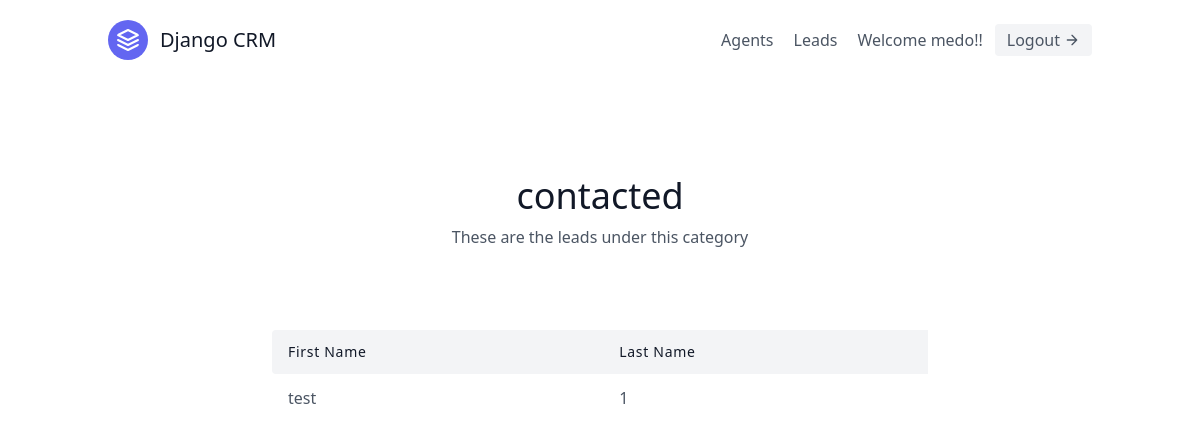
The page /base/categories/1/ (signed in) on the database as committed earlier.
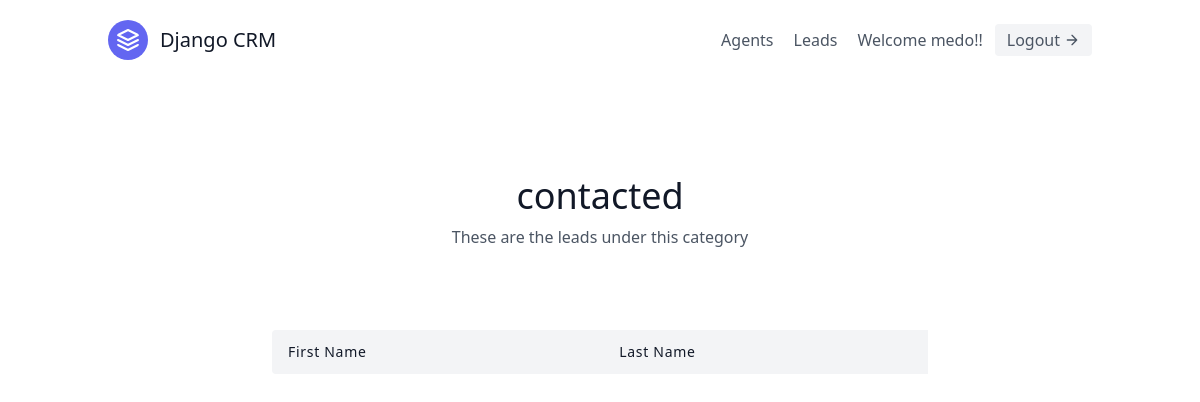
The same page on the database as committed later.
### base/models.py (models this page shows, shortened)
class Lead(models.Model):
    first_name = models.CharField(max_length= 30)
    last_name = models.CharField(max_length= 30)
    age = models.IntegerField(default=0)
    organisation = models.ForeignKey(UserProfile, on_delete=models.CASCADE)
    agent = models.ForeignKey("Agent", null= True, blank= True, on_delete= models.SET_NULL)
    category = models.ForeignKey('Category', related_name='leads', null= True, blank= True, on_delete=models.SET_NULL)
    description = models.TextField()
    date_added = models.DateTimeField(auto_now_add= True)
    phone_number = models.CharField(max_length=15)
    email = models.EmailField()

### base/views.py (the view)
# urls.py: path('categories/<int:pk>/', CategoryDetailView.as_view(), name='category-detail'),
class CategoryDetailView(LoginRequiredMixin, DetailView):
    template_name = 'base/category_detail.html'
    context_object_name = 'category'
    def get_queryset(self):
        user = self.request.user
        if user.is_organisor:
            queryset = Category.objects.filter(organisation = user.userprofile)
        else:
            queryset = Category.objects.filter(organisation= user.agent.organisation)
        return queryset

### base/templates/base/category_detail.html
{% extends 'base.html' %}
{% block content %}
    <section class="text-gray-600 body-font">
    <div class="container px-5 py-24 mx-auto">
        <div class="flex flex-col text-center w-full mb-20">
        <h1 class="sm:text-4xl text-3xl font-medium title-font mb-2 text-gray-900">{{ category.name }}</h1>
        <p class="lg:w-2/3 mx-auto leading-relaxed text-base">
            These are the leads under this category
        </p>
        </div>
        <div class="lg:w-2/3 w-full mx-auto overflow-auto">
        <table class="table-auto w-full text-left whitespace-no-wrap">
            <thead>
            <tr>
                <th class="px-4 py-3 title-font tracking-wider font-medium text-gray-900 text-sm bg-gray-100 rounded-tl rounded-bl">First Name</th>
                <th class="px-4 py-3 title-font tracking-wider font-medium text-gray-900 text-sm bg-gray-100">Last Name</th>
            </tr>
            </thead>
            <tbody>
            {% for lead in category.leads.all %}
            <tr>
                <td class="px-4 py-3">
                    <a class ='hover:text-blue-500' href="{% url 'base:lead-detail' lead.pk %}">{{ lead.first_name }}</a>
                </td>
                <td class="px-4 py-3">{{ lead.last_name}}</td>
            </tr>
            {% endfor %}
            </tbody>
        </table>
        </div>
    </div>
    </section>
{% endblock content %}

Rows that differ between the two databases and show on the page:
no longer on this page (row edited): Lead: first_name "test", last_name "1"
